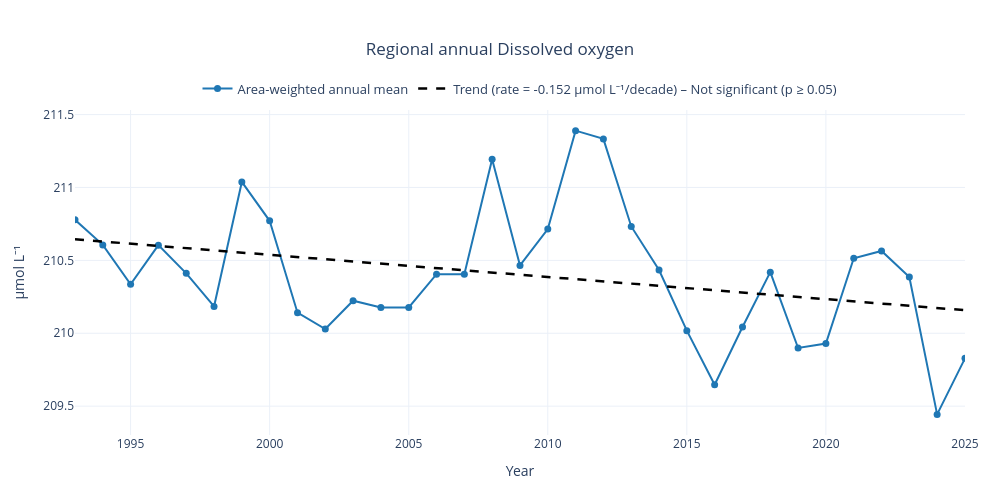

Notebook cell for this chart:
### Markdown cell above
## 5. Area-weighted regional time series

### Code cell
weights = np.cos(np.deg2rad(field.latitude))
regional_monthly = field.weighted(weights).mean(('latitude', 'longitude'))
regional_annual = regional_monthly.resample(time='YS').mean()
x_dates = pd.DatetimeIndex(regional_annual.time.values)
x = x_dates.year.to_numpy()
y = regional_annual.values
valid = np.isfinite(y)
trend_result = stats.linregress(x[valid], y[valid])
slope = trend_result.slope
significant = trend_result.pvalue < 0.05
trend_style = 'solid' if significant else 'dash'
significance_text = 'Significant (p < 0.05)' if significant else 'Not significant (p ≥ 0.05)'

fig = go.Figure()
fig.add_trace(go.Scatter(
    x=x_dates, y=y, mode='lines+markers', name='Area-weighted annual mean',
    line=dict(color='#1f77b4', width=2), marker=dict(size=7),
    hovertemplate='%{x|%Y}<br>%{y:.4g} ' + units + '<extra></extra>',
))
fig.add_trace(go.Scatter(
    x=x_dates[valid], y=trend_result.intercept + slope*x[valid], mode='lines',
    line=dict(color='black', width=2.5, dash=trend_style),
    name=f'Trend (rate = {slope*10:+.3g} {units}/decade) – {significance_text}',
    hovertemplate='Trend %{x|%Y}<br>%{y:.4g} ' + units + '<extra></extra>',
))
fig.update_layout(
    title=dict(text=f'Regional annual {label}', x=0.5, xanchor='center'),
    xaxis=dict(title='Year', range=[x_dates[valid].min(), x_dates[valid].max()], showgrid=True),
    yaxis=dict(title=units, showgrid=True), template='plotly_white',
    width=1000, height=500, hovermode='x unified',
    legend=dict(orientation='h', yanchor='bottom', y=1.02, xanchor='center', x=0.5, font=dict(size=13)),
    margin=dict(l=75, r=35, t=110, b=65),
)
fig.write_html(fig_dir / f'regional_{variable}_timeseries.html', include_plotlyjs='cdn')
fig.show()

### Figure 1 — Plotly figure (JSON) as saved in the notebook; plotly's stock layout.template omitted (floating-point values rounded to 4 significant figures)
{"data": [{"hovertemplate": "%{x|%Y}<br>%{y:.4g} µmol L⁻¹<extra></extra>", "line": {"color": "#1f77b4", "width": 2}, "marker": {"size": 7}, "mode": "lines+markers", "name": "Area-weighted annual mean", "type": "scatter", "x": ["1993-01-01T00:00:00", "1994-01-01T00:00:00", "1995-01-01T00:00:00", "1996-01-01T00:00:00", "1997-01-01T00:00:00", "1998-01-01T00:00:00", "1999-01-01T00:00:00", "2000-01-01T00:00:00", "2001-01-01T00:00:00", "2002-01-01T00:00:00", "2003-01-01T00:00:00", "2004-01-01T00:00:00", "2005-01-01T00:00:00", "2006-01-01T00:00:00", "2007-01-01T00:00:00", "2008-01-01T00:00:00", "2009-01-01T00:00:00", "2010-01-01T00:00:00", "2011-01-01T00:00:00", "2012-01-01T00:00:00", "2013-01-01T00:00:00", "2014-01-01T00:00:00", "2015-01-01T00:00:00", "2016-01-01T00:00:00", "2017-01-01T00:00:00", "2018-01-01T00:00:00", "2019-01-01T00:00:00", "2020-01-01T00:00:00", "2021-01-01T00:00:00", "2022-01-01T00:00:00", "2023-01-01T00:00:00", "2024-01-01T00:00:00", "2025-01-01T00:00:00"], "y": [210.8, 210.6, 210.3, 210.6, 210.4, 210.2, 211.0, 210.8, 210.1, 210.0, 210.2, 210.2, 210.2, 210.4, 210.4, 211.2, 210.5, 210.7, 211.4, 211.3, 210.7, 210.4, 210.0, 209.6, 210.0, 210.4, 209.9, 209.9, 210.5, 210.6, 210.4, 209.4, 209.8]}, {"hovertemplate": "Trend %{x|%Y}<br>%{y:.4g} µmol L⁻¹<extra></extra>", "line": {"color": "black", "dash": "dash", "width": 2.5}, "mode": "lines", "name": "Trend (rate = -0.152 µmol L⁻¹/decade) – Not significant (p ≥ 0.05)", "type": "scatter", "x": ["1993-01-01T00:00:00", "1994-01-01T00:00:00", "1995-01-01T00:00:00", "1996-01-01T00:00:00", "1997-01-01T00:00:00", "1998-01-01T00:00:00", "1999-01-01T00:00:00", "2000-01-01T00:00:00", "2001-01-01T00:00:00", "2002-01-01T00:00:00", "2003-01-01T00:00:00", "2004-01-01T00:00:00", "2005-01-01T00:00:00", "2006-01-01T00:00:00", "2007-01-01T00:00:00", "2008-01-01T00:00:00", "2009-01-01T00:00:00", "2010-01-01T00:00:00", "2011-01-01T00:00:00", "2012-01-01T00:00:00", "2013-01-01T00:00:00", "2014-01-01T00:00:00", "2015-01-01T00:00:00", "2016-01-01T00:00:00", "2017-01-01T00:00:00", "2018-01-01T00:00:00", "2019-01-01T00:00:00", "2020-01-01T00:00:00", "2021-01-01T00:00:00", "2022-01-01T00:00:00", "2023-01-01T00:00:00", "2024-01-01T00:00:00", "2025-01-01T00:00:00"], "y": [210.6, 210.6, 210.6, 210.6, 210.6, 210.6, 210.6, 210.5, 210.5, 210.5, 210.5, 210.5, 210.5, 210.4, 210.4, 210.4, 210.4, 210.4, 210.4, 210.4, 210.3, 210.3, 210.3, 210.3, 210.3, 210.3, 210.2, 210.2, 210.2, 210.2, 210.2, 210.2, 210.2]}], "layout": {"height": 500, "hovermode": "x unified", "legend": {"font": {"size": 13}, "orientation": "h", "x": 0.5, "xanchor": "center", "y": 1.02, "yanchor": "bottom"}, "margin": {"b": 65, "l": 75, "r": 35, "t": 110}, "title": {"text": "Regional annual Dissolved oxygen", "x": 0.5, "xanchor": "center"}, "width": 1000, "xaxis": {"range": ["1993-01-01T00:00:00", "2025-01-01T00:00:00"], "showgrid": true, "title": {"text": "Year"}}, "yaxis": {"showgrid": true, "title": {"text": "µmol L⁻¹"}}}}
